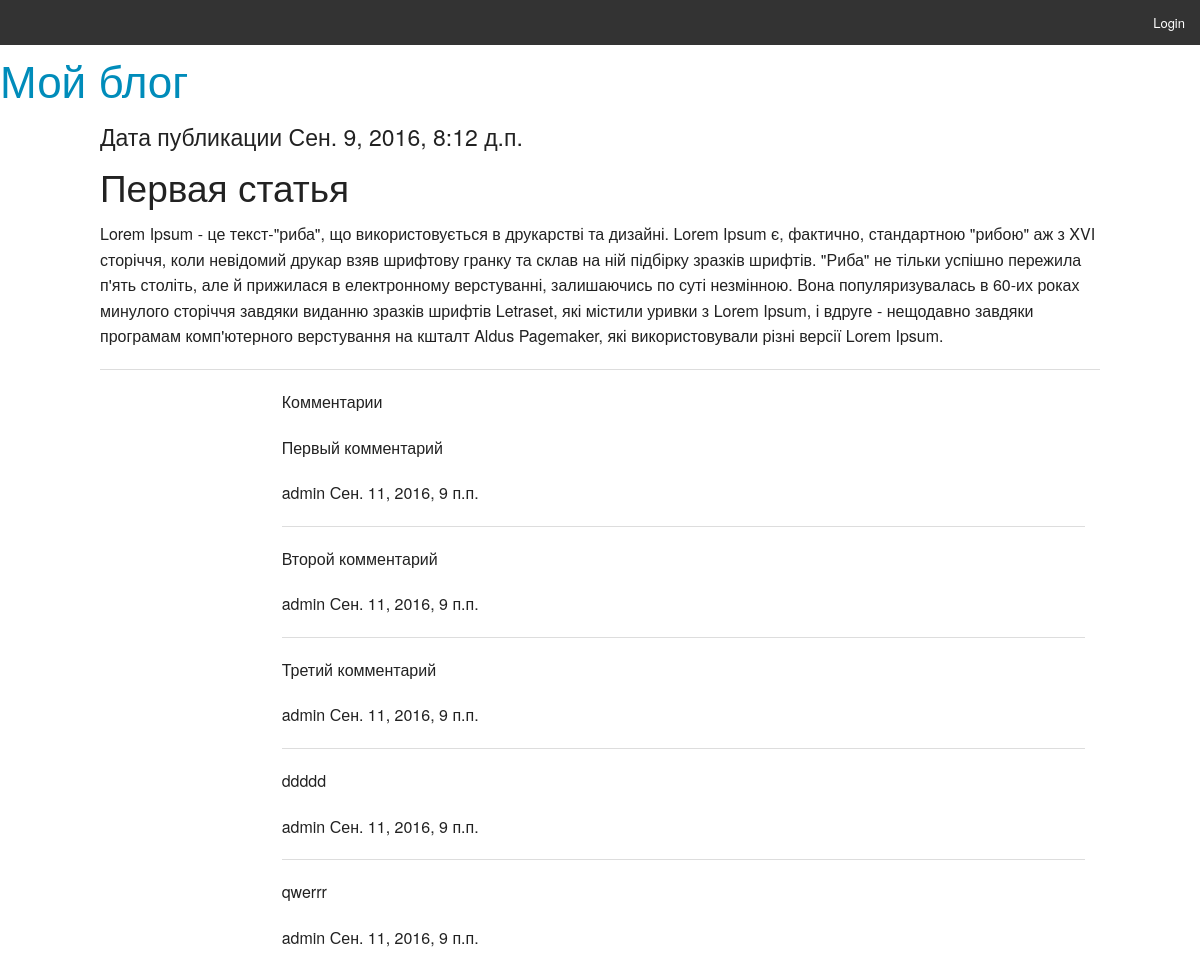
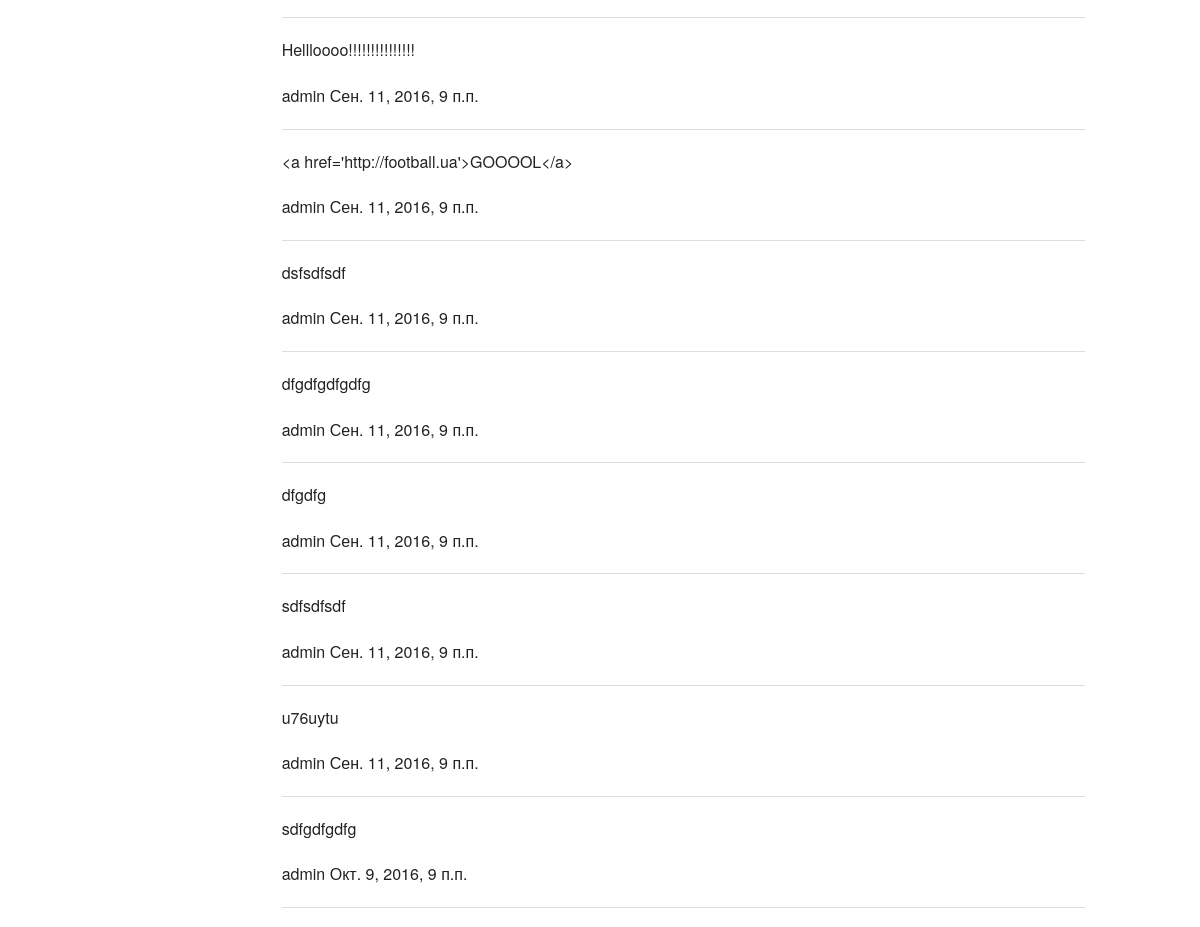
Screenshot of /articles/get/1/ with the database file from the repository (2 pictures, top to bottom).
### article/models.py (models this page shows)
class Article(models.Model):
  class Meta:
    db_table = "article"
  article_title = models.CharField(max_length=200)
  article_text = models.TextField()
  article_date = models.DateTimeField()
  article_likes = models.IntegerField(default=0)

class Comments(models.Model):
  class Meta:
    db_table = "comments"
  comments_date = models.DateTimeField(blank=True, null=True)
  comments_text = models.TextField(verbose_name="Добавить комментарии")
  comments_article = models.ForeignKey(Article)
  comments_from = models.ForeignKey(User,blank=True, null=True)

### article/views.py (the view)
# urls.py: url(r'^articles/get/(?P<article_id>\d+)/$', article, name='article'),
def article(request, article_id=1):
    comment_form = CommentForm
    args = {}
    args.update(request)
    args['article'] = Article.objects.get(id=article_id)
    args['comments'] = Comments.objects.filter(comments_article_id=article_id)
    args['form'] = comment_form
    args['username'] = auth.get_user(request).username
    return render(request,'article.html', args)

### article/templates/article.html (shortened to what this page needs)
{% extends 'main.html' %}
{% block article %}
  <h4>Дата публикации {{ article.article_date }}</h4>
  <h2>{{ article.article_title }}</h2>
  <p>{{ article.article_text }}</p>
  <hr>
  <div class="large-offset-2 large-10 columns">
    <p>Комментарии</p>
    {% for comment in comments %}
      <p>{{ comment.comments_text }}</p>
      <p>{{ comment.comments_from.username }} {{ comment.comments_date}} </p>
      <hr>
    {% endfor %}
  </div>
{% endblock %}

### templates/main.html (shortened to what this page needs)
<!DOCTYPE html> {% load staticfiles %}
<html lang="en">
<head>
  <link rel="stylesheet" type="text/css" href="{% static "css/foundation.css" %}">
</head>
<body>
  <div class="top-bar">
    <section class="top-bar-section">
      <ul class="right">
        {% if username %}
          <li><a href="/auth/logout/">Logout ({{ username }})</a></li>
        {% else %}
          <li><a href="/auth/login/">Login</a></li>
        {% endif %}
      </ul>
    </section>
  </div>
  <h1><a href="/">Мой блог</a></h1>
  <div class="row">
    {% block article %}{% endblock %}
  </div>
</body>
</html>

### rows the page displays
Article: article_date "Сен. 9, 2016, 8:12 д.п.", article_title "Первая статья", article_text "Lorem Ipsum - це текст-\"риба\", що використовується в друкарстві та дизайні. Lorem Ipsum є, фактично, стандартною \"рибою\" аж з XVI сторіччя, коли невідомий друкар взяв шрифтову гранку та склав на ній підбірку зразків шрифтів. \"Риба\" не тільки успішно пережила п'ять століть, але й прижилася в електронному верстуванні, залишаючись по суті незмінною. Вона популяризувалась в 60-их роках минулого сторіччя завдяки виданню зразків шрифтів Letraset, які містили уривки з Lorem Ipsum, і вдруге - нещодавно завдяки програмам комп'ютерного верстування на кшталт Aldus Pagemaker, які використовували різні версії Lorem Ipsum."
Comments: comments_text "Первый комментарий", comments_from.username "admin", comments_date "Сен. 11, 2016, 9 п.п."
Comments: comments_text "Второй комментарий", comments_from.username "admin", comments_date "Сен. 11, 2016, 9 п.п."
Comments: comments_text "Третий комментарий", comments_from.username "admin", comments_date "Сен. 11, 2016, 9 п.п."
Comments: comments_text "ddddd", comments_from.username "admin", comments_date "Сен. 11, 2016, 9 п.п."
Comments: comments_text "qwerrr", comments_from.username "admin", comments_date "Сен. 11, 2016, 9 п.п."
Comments: comments_text "Hellloooo!!!!!!!!!!!!!!!", comments_from.username "admin", comments_date "Сен. 11, 2016, 9 п.п."
Comments: comments_text "<a href='http://football.ua'>GOOOOL</a>", comments_from.username "admin", comments_date "Сен. 11, 2016, 9 п.п."
Comments: comments_text "dsfsdfsdf", comments_from.username "admin", comments_date "Сен. 11, 2016, 9 п.п."
Comments: comments_text "dfgdfgdfgdfg", comments_from.username "admin", comments_date "Сен. 11, 2016, 9 п.п."
Comments: comments_text "dfgdfg", comments_from.username "admin", comments_date "Сен. 11, 2016, 9 п.п."
Comments: comments_text "sdfsdfsdf", comments_from.username "admin", comments_date "Сен. 11, 2016, 9 п.п."
Comments: comments_text "u76uytu", comments_from.username "admin", comments_date "Сен. 11, 2016, 9 п.п."
Comments: comments_text "sdfgdfgdfg", comments_from.username "admin", comments_date "Окт. 9, 2016, 9 п.п."
